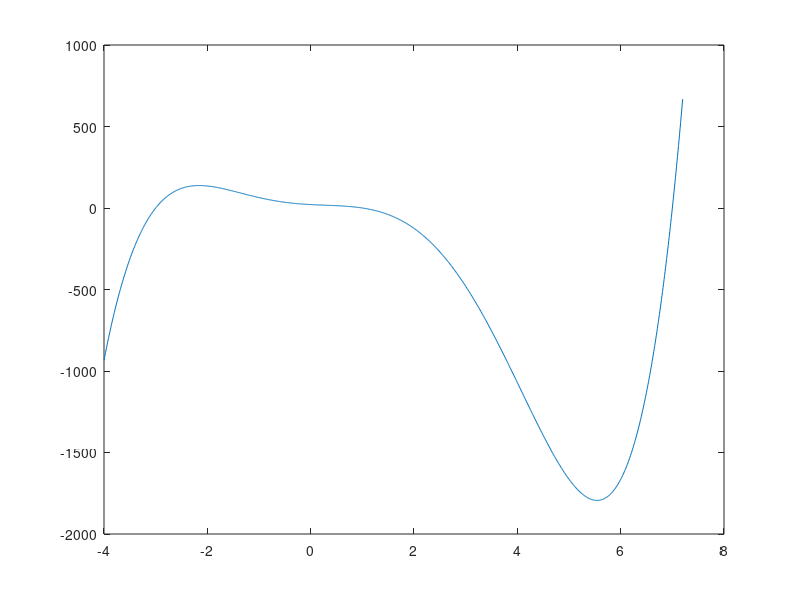

Reproduce this figure in MATLAB.
x=-4:0.01:7.2;
px=x.^5-5*x.^4-16*x.^3+16*x.^2-17*x+21;
plot(x,px);

p = [1 -5 -16 16 -17 21];
p1 = polyval(p, -2.5)

proots = roots(p);

proots = roots(p);
proots = roots(p)

